Frame 1 (no input): blank canvas, image omitted
Frame 60 (no input): blank canvas, image omitted
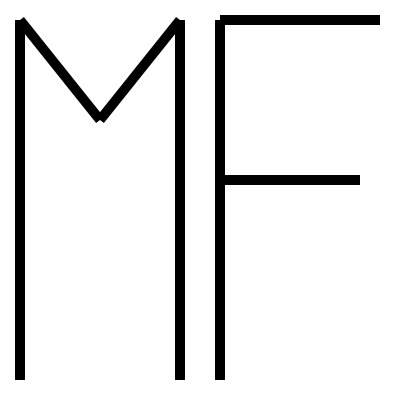
Frame 120 (the mouse pressed at the canvas centre since frame 60)

The p5.js sketch whose frames 1 and 60 were blank and that drew this single picture after the mouse press (run headless with seeded random() and noise() and a simulated clock; from frame 60 on, the mouse is pressed at the canvas centre):

// p5.js sketch
// ── sketch.js
function setup() {
  createCanvas(400, 400);
}

function draw() {
  background(255);
  
  strokeCap(SQUARE);
  
  // M
  strokeWeight(mouseX/20);
  line(20, 20, 20, 380);
  line(180, 20, 180, 380);
  line(20, 20, 100, 120);
  strokeWeight(mouseY/20);
  line(180, 20, 100, 120);
  
  // F
  strokeWeight(mouseX/20);
  line(220, 20, 220, 380);
  strokeWeight(mouseY/20);
  line(220, 20, 380, 20);
  line(220, 180, 360, 180);
}
